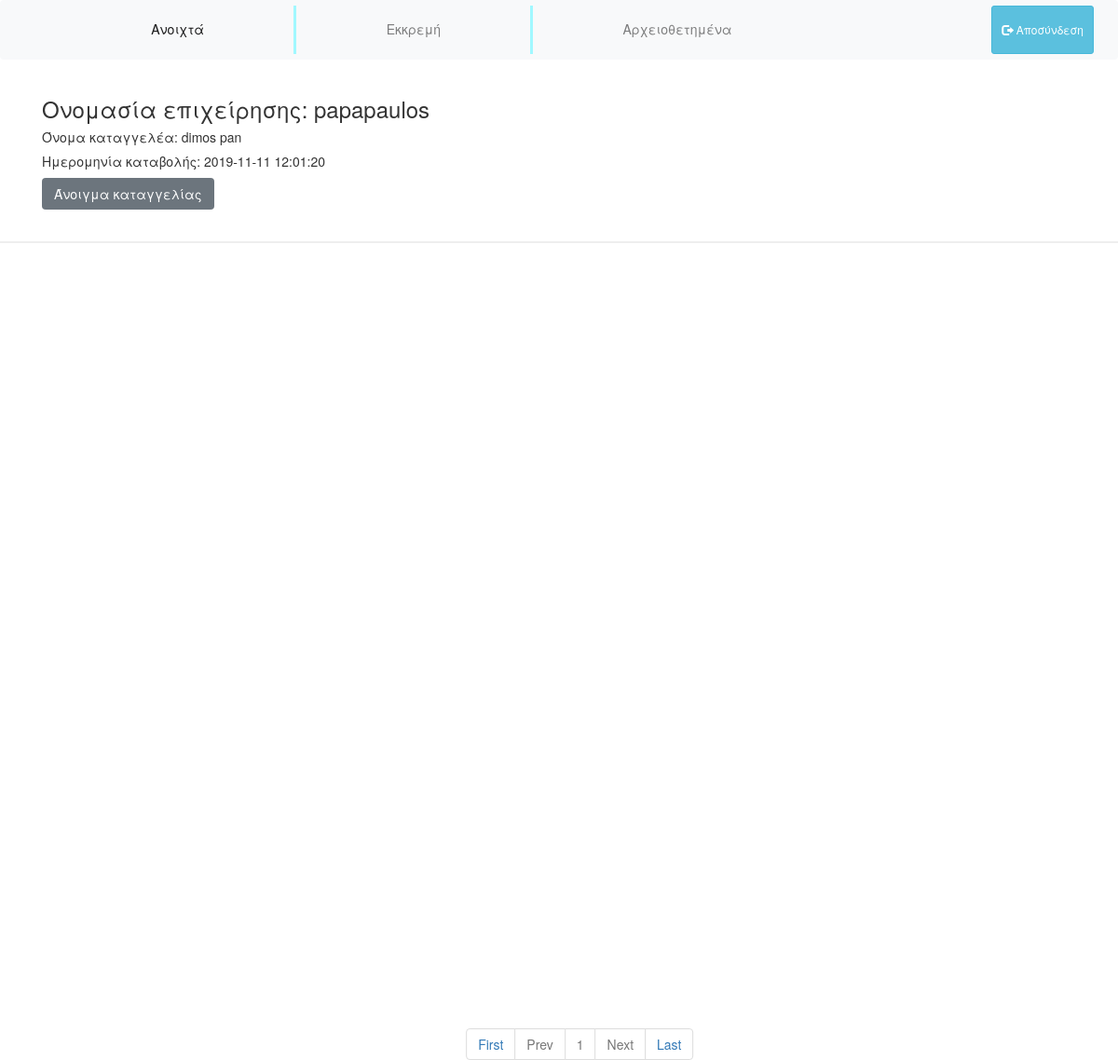
Page /employee/employeePending.php on the committed database.
### tables this page shows
CREATE TABLE `complaint` (
  `id` int(11) NOT NULL,
  `name` varchar(50) NOT NULL,
  `email` varchar(20) NOT NULL,
  `phonenumber` varchar(50) NOT NULL,
  `company_name` varchar(100) NOT NULL,
  `company_adress` varchar(50) NOT NULL,
  `company_phone` varchar(50) NOT NULL,
  `company_taxid` varchar(50) NOT NULL,
  `description` varchar(5000) NOT NULL,
  `datetime` datetime NOT NULL,
  `status` int(11) NOT NULL
);

### employee/complaint_fetcher.php (the view, shortened to what this page needs)
<?php while($row = mysqli_fetch_array($res_data)){
    echo "<div class="."container".">";
    echo "<h3>"."Ονομασία επιχείρησης: ".$row['company_name']."</h3>";
    if (strcmp( "empty", $row['name'] ) == 0) {
      $nameOfComplainer = "-";
    }
    else{
      $nameOfComplainer = $row['name'];
    }
    echo "<h5>"."Όνομα καταγγελέα: ".$nameOfComplainer."</h5>";
    echo "<h5>"."Ημερομηνία καταβολής: ".$row['datetime']."</h5>";
    echo '<form action="complaint_box.php" method="post">';
    echo '<input type="submit" name="Άνοιγμα καταγγελίας" value="Άνοιγμα καταγγελίας" class="btn btn-secondary" formtarget="_blank" />';
	echo "</form>";
    echo '</div> <hr style="border-width: 2px;color: black;">';
}
?>

### rows in the picture
complaint: company_name "papapaulos", name "dimos pan", datetime "2019-11-11 12:01:20"
